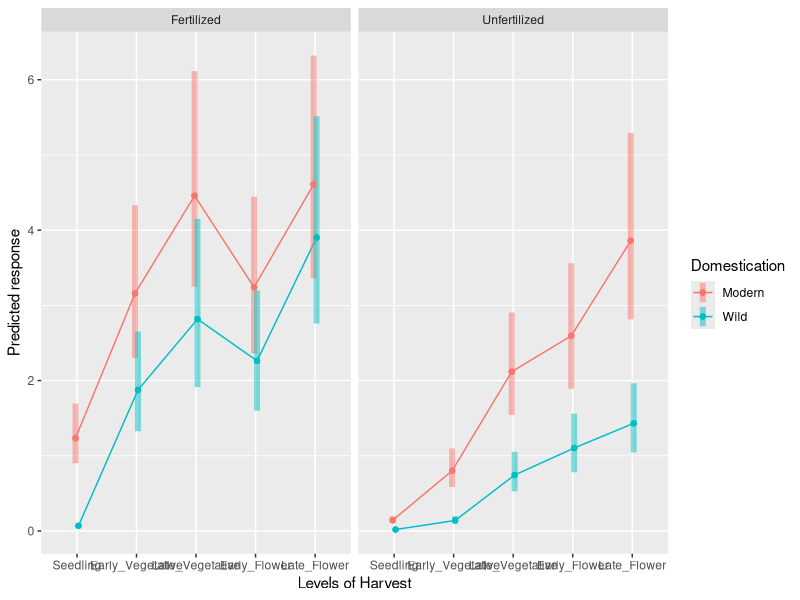
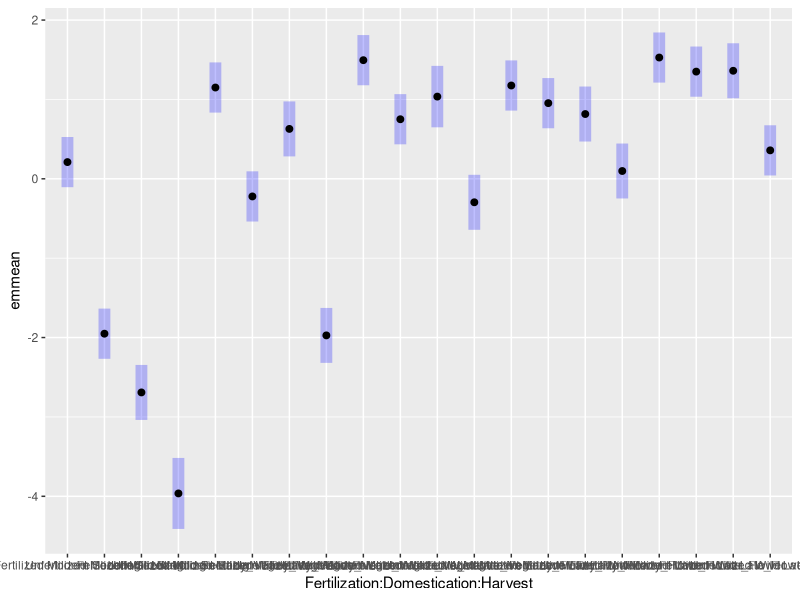
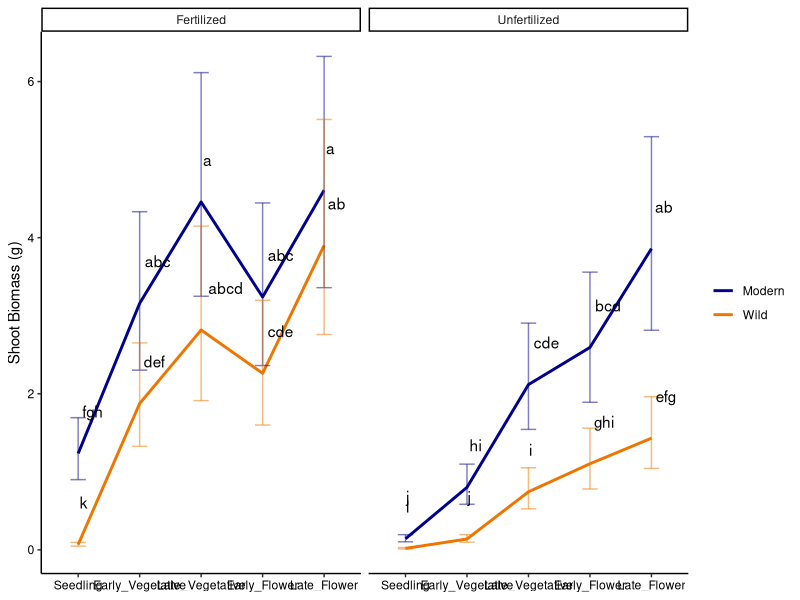
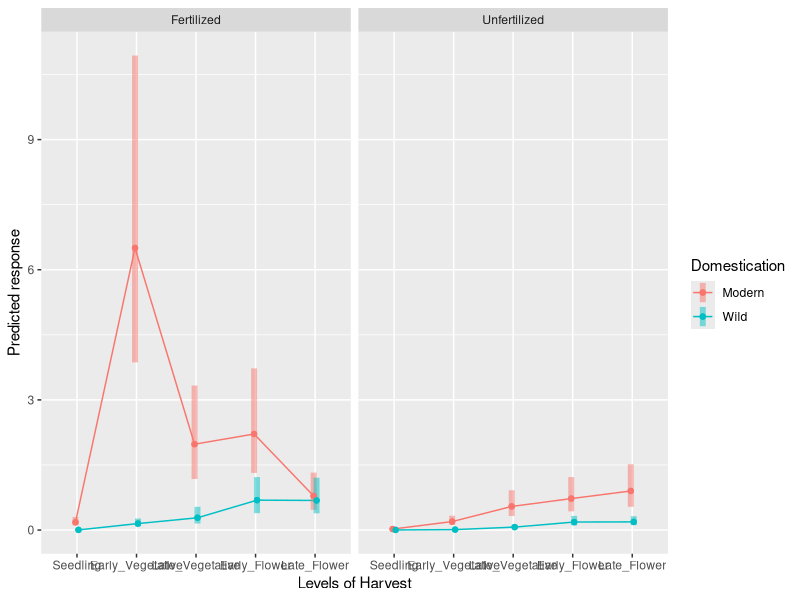
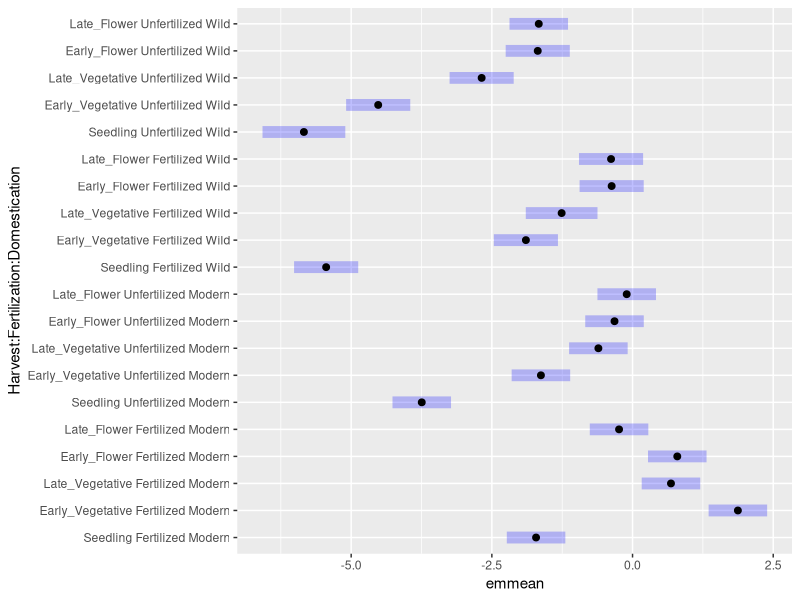
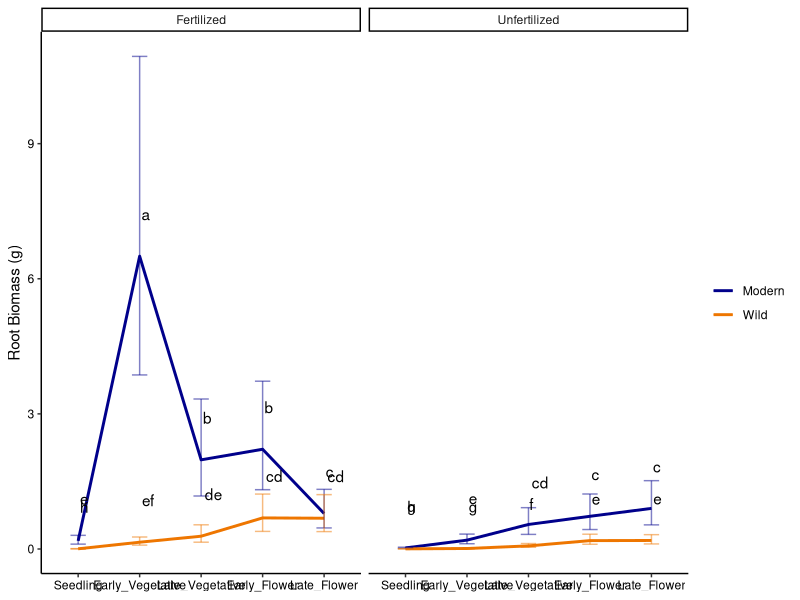
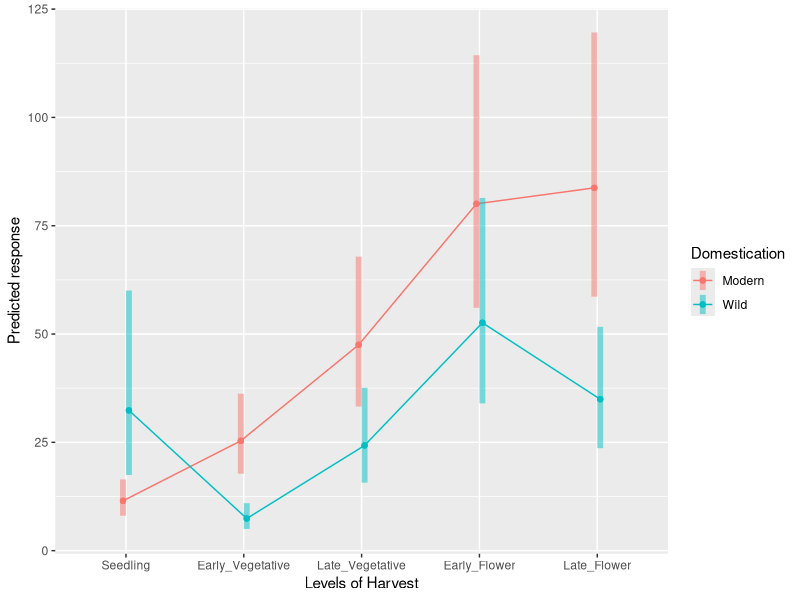
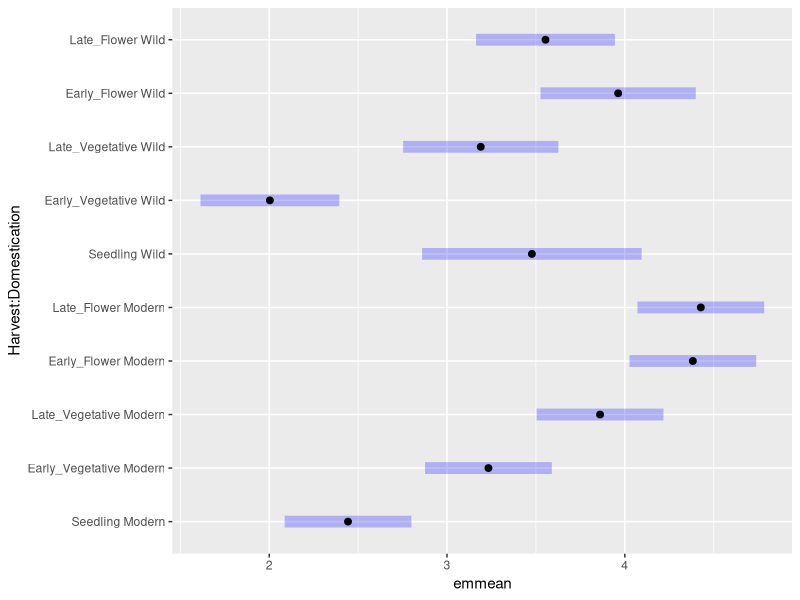

Write the R code that produced these figures, in order.
## ---- chunk 1
library(tidyverse)
library(car)
library(emmeans)
## ---- chunk 2
d <- read.csv('Data/Biomass_TimeCourse.csv') %>% 
  filter(.,!is.na(Shoot_Biomass_g)) %>% 
  filter(.,!is.na(Root_Biomas_g))

d <- d %>%
mutate(Harvest = as_factor(Harvest)) %>%
mutate(Harvest = fct_relevel(Harvest, "Seedling", "Early_Vegetative", "Late_Vegetative", "Early_Flower", "Late_Flower"))
table(d$Harvest)
d<- select(d, Sample_ID, Rep, Domestication, Harvest, Fertilization, Shoot_Biomass_g, Root_Biomas_g)

head(d)
par(mfrow=c(2,2))
options(contrasts = c("contr.sum", "contr.poly"))

## ---- chunk 3
mod <- lm(log(Shoot_Biomass_g) ~  Fertilization*Domestication*Harvest, 
           data = d)
Anova(mod, type = 3)
emmip(mod, Domestication ~ Harvest | Fertilization, CIs = TRUE, type = "response")# type = response shows backtransformed 

emmeans(mod, pairwise ~ Domestication|Harvest|Fertilization)

# emmeans(mod, ~ Fertilization*Domestication*Harvest)

emmeans(mod, ~ Fertilization*Domestication*Harvest, type = "response")
df <- as.data.frame(emmeans(mod, ~ Fertilization*Domestication*Harvest, type = "response"))

res <- emmeans(mod, list(pairwise ~ Fertilization*Domestication*Harvest), adjust = "fdr")
plot(res[[1]], horizontal=F)
groups <- data.frame(multcomp::cld(res[[1]], adjust='fdr', Letters=c("abcdefghijklmnopqrstuvwxy"), decreasing=T)) %>% 
  select(., Fertilization, Domestication, Harvest, .group)
df <- inner_join(df,groups, by = c('Fertilization', 'Domestication', 'Harvest'))

names(df)[names(df) == '.group'] <- 'letters'
df$letters <- gsub(' ','',df$letters)
## ---- chunk 4
p <- ggplot(aes(x=Harvest, y=response), data = df) +
  geom_line(aes(color=Domestication, group=Domestication),
            stat='summary',fun='mean',size=1) +
  geom_errorbar(width=0.25,alpha=0.5,
                aes(ymin = lower.CL, ymax = upper.CL, 
                    group=Domestication,color=Domestication))+
  scale_color_manual(values = c('darkblue','darkorange2'))+
  geom_text(aes(label = letters),position=position_dodge(0.9), vjust = -3, hjust = -0.2) +
  facet_wrap(~Fertilization, ncol=2)+
  theme_classic()+
  labs(y="Shoot Biomass (g)")+
  theme(legend.title = element_blank(),
        legend.position = 'right',
        axis.text = element_text(color='black'),
        axis.title.x = element_blank());p
#ggsave(plot=p, 'output/shoot_biomass.png', width = 12, height = 6)
## ---- chunk 5
mod <- lm(log(Root_Biomas_g) ~  Fertilization*Domestication*Harvest, 
           data = d)
Anova(mod, type = 3)
emmip(mod, Domestication ~ Harvest | Fertilization, CIs = TRUE, type = "response")# type = response shows backtransformed 

emmeans(mod, pairwise ~ Domestication|Harvest|Fertilization)

# emmeans(mod, ~ Fertilization*Domestication*Harvest)
df <- as.data.frame(emmeans(mod, ~ Fertilization*Domestication*Harvest, type = "response"))

res <- emmeans(mod, list(pairwise ~ Harvest*Fertilization*Domestication), adjust = "fdr")
plot(res[[1]], horizontal=T)
groups <- data.frame(multcomp::cld(res[[1]], adjust='fdr', Letters=c("abcdefghijklmnopqrstuvwxy"), decreasing=T)) %>% 
  select(., Fertilization, Domestication, Harvest, .group)
df <- inner_join(df,groups, by = c('Fertilization', 'Domestication', 'Harvest'))

names(df)[names(df) == '.group'] <- 'letters'
df$letters <- gsub(' ','',df$letters)
## ---- chunk 6
p <- ggplot(aes(x=Harvest, y=response), data = df) +
  geom_line(aes(color=Domestication, group=Domestication),
            stat='summary',fun='mean',size=1) +
  geom_errorbar(width=0.25,alpha=0.5,
                aes(ymin = lower.CL, ymax = upper.CL, 
                    group=Domestication,color=Domestication))+
  scale_color_manual(values = c('darkblue','darkorange2'))+
  geom_text(aes(label = letters),position=position_dodge(0.9), vjust = -3, hjust = -0.2) +
  facet_wrap(~Fertilization, ncol=2)+
  theme_classic()+
  labs(y="Root Biomass (g)")+
  theme(legend.title = element_blank(),
        legend.position = 'right',
        axis.text = element_text(color='black'),
        axis.title.x = element_blank());p
ggsave(plot=p, 'output/root_biomass.png', width = 12, height = 6)

## ---- chunk 7
rel_shoot <- d %>% 
  dplyr::select(Harvest,Domestication,Fertilization,Rep,Shoot_Biomass_g) %>% 
  group_by(Domestication) %>% 
  pivot_wider(.,names_from = 'Fertilization', values_from = 'Shoot_Biomass_g') %>% 
  mutate(Rel.Shoot = (Unfertilized*100/Fertilized)) %>% 
  mutate(PSF = (((Fertilized-Unfertilized)/Unfertilized))*100)%>% 
  filter(!is.na(Rel.Shoot)) 

rel_root <- d %>% 
  dplyr::select(Harvest,Domestication,Fertilization,Rep,Root_Biomas_g) %>% 
  group_by(Domestication) %>% 
  pivot_wider(.,names_from = 'Fertilization', values_from = 'Root_Biomas_g') %>% 
  mutate(Rel.Root = (Unfertilized*100/Fertilized)) %>% 
  mutate(PSF = (((Fertilized-Unfertilized)/Unfertilized))*100)%>% 
  filter(!is.na(Rel.Root)) 
## ---- chunk 8
mod <- lm(log(Rel.Shoot) ~  Domestication*Harvest, 
           data = rel_shoot)
Anova(mod, type = 3)
emmip(mod, Domestication ~ Harvest, CIs = TRUE, type = "response")# type = response shows backtransformed 

emmeans(mod, pairwise ~ Domestication|Harvest)

# emmeans(mod, ~ Fertilization*Domestication*Harvest)
df <- as.data.frame(emmeans(mod, ~ Domestication*Harvest, type = "response"))

res <- emmeans(mod, list(pairwise ~ Harvest*Domestication), adjust = "fdr")
plot(res[[1]], horizontal=T)
groups <- data.frame(multcomp::cld(res[[1]], adjust='fdr', Letters=c("abcdefghijklmnopqrstuvwxy"), decreasing=T)) %>% 
  select(., Domestication, Harvest, .group)
df <- inner_join(df,groups, by = c('Domestication', 'Harvest'))

names(df)[names(df) == '.group'] <- 'letters'
df$letters <- gsub(' ','',df$letters)
## ---- chunk 9
p <- ggplot(aes(x=Harvest, y=response), data = df) +
  geom_line(aes(color=Domestication, group=Domestication),
            stat='summary',fun='mean',size=1) +
  geom_errorbar(width=0.25,alpha=0.5,
                aes(ymin = lower.CL, ymax = upper.CL, 
                    group=Domestication,color=Domestication))+
  scale_color_manual(values = c('darkblue','darkorange2'))+
  geom_text(aes(label = letters),position=position_dodge(0.9), vjust = -3, hjust = -0.2) +
  theme_classic()+
  labs(y="Relative Shoot Biomass (%)")+
  theme(legend.title = element_blank(),
        legend.position = 'right',
        axis.text = element_text(color='black'),
        axis.title.x = element_blank());p

ggsave(plot=p, 'output/relative_shoot_biomass.png', width = 12, height = 6)

## ---- chunk 10
mod <- lm(log(Rel.Root) ~  Domestication*Harvest, 
           data = rel_root)
plot(mod)
Anova(mod, type = 3)
emmip(mod, Domestication ~ Harvest, CIs = TRUE, type = "response")# type = response shows backtransformed 

emmeans(mod, pairwise ~ Domestication|Harvest)

# emmeans(mod, ~ Fertilization*Domestication*Harvest)
df <- as.data.frame(emmeans(mod, ~ Domestication*Harvest, type = "response"))

res <- emmeans(mod, list(pairwise ~ Harvest*Domestication), adjust = "fdr")
plot(res[[1]], horizontal=T)
groups <- data.frame(multcomp::cld(res[[1]], adjust='fdr', Letters=c("abcdefghijklmnopqrstuvwxy"), decreasing=T)) %>% 
  select(., Domestication, Harvest, .group)
df <- inner_join(df,groups, by = c('Domestication', 'Harvest'))

names(df)[names(df) == '.group'] <- 'letters'
df$letters <- gsub(' ','',df$letters)
## ---- chunk 11
p <- ggplot(aes(x=Harvest, y=response), data = df) +
  geom_line(aes(color=Domestication, group=Domestication),
            stat='summary',fun='mean',size=1) +
  geom_errorbar(width=0.25,alpha=0.5,
                aes(ymin = lower.CL, ymax = upper.CL, 
                    group=Domestication,color=Domestication))+
  scale_color_manual(values = c('darkblue','darkorange2'))+
  geom_text(aes(label = letters),position=position_dodge(0.9), vjust = -3, hjust = -0.2) +
  theme_classic()+
  labs(y="Relative Root Biomass (%)")+
  theme(legend.title = element_blank(),
        legend.position = 'right',
        axis.text = element_text(color='black'),
        axis.title.x = element_blank());p
ggsave(plot=p, 'output/relative_root_biomass.png', width = 12, height = 6)

## ---- chunk 12
mod <- lm(log(PSF) ~  Domestication*Harvest, 
           data = rel_shoot)
plot(mod)
Anova(mod, type = 3)
emmip(mod, Domestication ~ Harvest, CIs = TRUE, type = "response")# type = response shows backtransformed 

emmeans(mod, pairwise ~ Domestication|Harvest)

# emmeans(mod, ~ Fertilization*Domestication*Harvest)
df <- as.data.frame(emmeans(mod, ~ Domestication*Harvest, type = "response"))

res <- emmeans(mod, list(pairwise ~ Harvest*Domestication), adjust = "fdr")
plot(res[[1]], horizontal=T)
groups <- data.frame(multcomp::cld(res[[1]], adjust='fdr', Letters=c("abcdefghijklmnopqrstuvwxy"), decreasing=T)) %>% 
  select(., Domestication, Harvest, .group)
df <- inner_join(df,groups, by = c('Domestication', 'Harvest'))

names(df)[names(df) == '.group'] <- 'letters'
df$letters <- gsub(' ','',df$letters)
## ---- chunk 13
p <- ggplot(aes(x=Harvest, y=response), data = df) +
  geom_line(aes(color=Domestication, group=Domestication),
            stat='summary',fun='mean',size=1) +
  geom_errorbar(width=0.25,alpha=0.5,
                aes(ymin = lower.CL, ymax = upper.CL, 
                    group=Domestication,color=Domestication))+
  scale_color_manual(values = c('darkblue','darkorange2'))+
  geom_text(aes(label = letters),position=position_dodge(0.9), vjust = -3, hjust = -0.2) +
  theme_classic()+
  labs(y="Phosphorus Stress Factor (%)")+
  theme(legend.title = element_blank(),
        legend.position = 'right',
        axis.text = element_text(color='black'),
        axis.title.x = element_blank());p
ggsave(plot=p, 'output/p_stress_factor.png', width = 12, height = 6)
